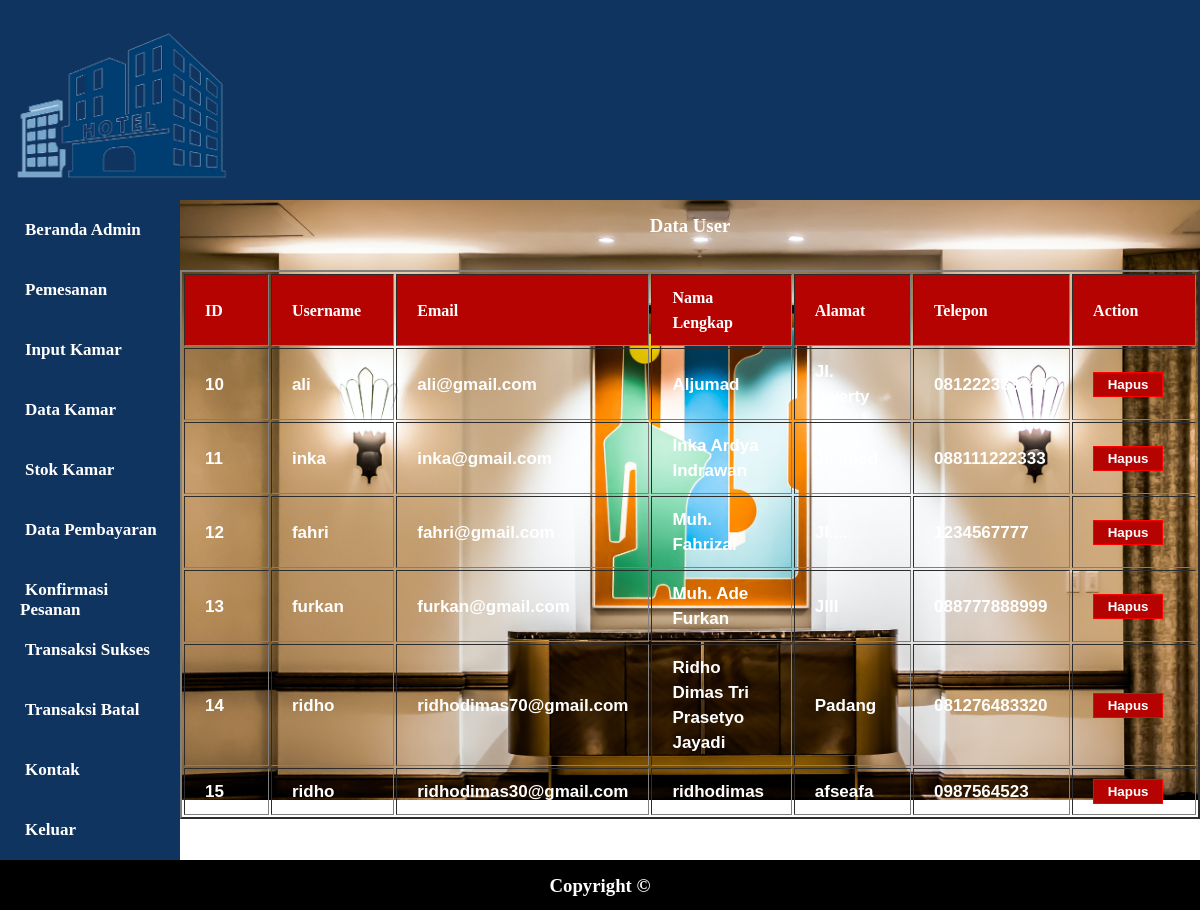
Page /admin/datauser.php (signed in) on the committed database.
### tables this page shows
CREATE TABLE `tamu` (
  `idtamu` int(11) NOT NULL,
  `username` varchar(50) NOT NULL,
  `email` varchar(50) NOT NULL,
  `nama` varchar(100) NOT NULL,
  `alamat` varchar(150) NOT NULL,
  `telepon` varchar(15) NOT NULL,
  `password` varchar(50) NOT NULL,
  `foto` varchar(1000) DEFAULT NULL
);

### admin/datauser.php (the view)
<?php
	require_once "view/header.php";
?>
	<aside>
		<center>
			<h3>Data User</h3>
			<div id="kanan">
				<table border="2px solid black">
				<tr style="background: #B40301; color: white;">
					<th>ID</th>
					<th>Username</th>
					<th>Email</th>
					<th>Nama Lengkap</th>
					<th>Alamat</th>
					<th>Telepon</th>
					<th>Action</th>
				</tr>
				<?php
					$sql = $pdo->query("SELECT * FROM tamu");
			  		while ($caridata = $sql->fetch()) {
			  		$id = $caridata['idtamu'];
			  		$username = $caridata['username'];
			  		$email = $caridata['email'];
			  		$nama = $caridata['nama'];
			  		$alamat = $caridata['alamat'];
			  		$telepon = $caridata['telepon'];
  				?>
				<tr align="center">
					<td><?php echo $id ?></td>
					<td><?php echo $username ?></td>
					<td><?php echo $email ?></td>
					<td><?php echo $nama ?></td>
					<td><?php echo $alamat ?></td>
					<td><?php echo $telepon ?></td>
					<td><a href="fungsi/hapususer?id=<?php echo $id ?>" onclick="return confirm('Hapus User?')"><button style="width:70px;background:#B40301;color:white;font-weight:bold;padding:4px;border:1px solid red;">Hapus</button></a> </td>
				</tr>
				<?php
			  	}
			  ?>
			  </table>
			</div>
		</center>
	</aside>
<?php
	require_once "view/footer.php"
?>

### admin/style.css (style rules this page uses)
* { margin: 0; padding: 0; }
aside { width: 85%; height: 75%; background-image: url('gambar/Beranda.jpg'); background-size: cover; background-color: rgba(0,0,0,0.5); float: left; }
.tabel1, th, td { padding: 10px 20px; text-align: left; }
table tr { line-height: 25px; }
table { margin-top:20px; font-size:16px; font-weight:bold; }
table tr td { font-weight:bold; font-family:sans-serif; color: white; width: 120px; font-size: 17px; }
aside h3 { margin-top: 10px; margin-bottom: 8px; padding: 5px; color: white; display: inline-block; }

### rows in the picture
tamu: idtamu "10", username "ali", email "ali@gmail.com", nama "Aljumad", alamat "Jl. qwerty", telepon "081222333444"
tamu: idtamu "11", username "inka", email "inka@gmail.com", nama "Inka Ardya Indrawan", telepon "088111222333"
tamu: idtamu "12", username "fahri", email "fahri@gmail.com", nama "Muh. Fahrizal", telepon "1234567777"
tamu: idtamu "13", username "furkan", email "furkan@gmail.com", nama "Muh. Ade Furkan", alamat "Jlll", telepon "088777888999"
tamu: idtamu "14", username "ridho", email "ridhodimas70@gmail.com", nama "Ridho Dimas Tri Prasetyo Jayadi", alamat "Padang", telepon "081276483320"
tamu: idtamu "15", username "ridho", email "ridhodimas30@gmail.com", nama "ridhodimas", alamat "afseafa", telepon "0987564523"
